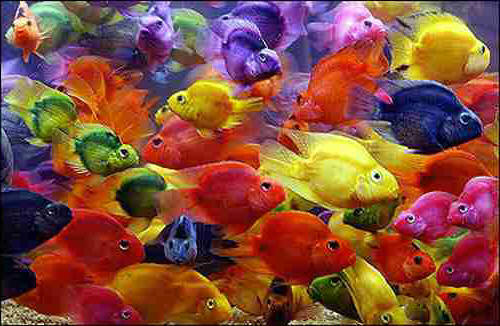
#> input picture fish.jpg, 500 x 326 px
$ python getHueHists.py
#> lines starting #> are read from the running program, lines starting #| are printed output that depends on the picture
#> further down, img is the input picture: shape (326, 500, 3); mean R, G, B 132.5, 77.5, 60.6
import matplotlib.pyplot as plt
import numpy as np
from skimage.color import rgb2hsv
#import quantizeHSV
from imageio import imread, imwrite
from scipy.cluster.vq import kmeans,vq
import copy
#[histEqual, histClustered, HSV] = getHueHists(im, k)
def getHueHist(im,k):
#> called with k = 10
    row,col,d=im.shape
#> row = 326; col = 500; d = 3
    #get the hsvImg
    hsvImg=np.double(rgb2hsv(im))
#> hsvImg: shape (326, 500, 3) float64; mean of channels 0, 1, 2 0.366, 0.703, 0.561
    hsvImg=hsvImg.reshape(row*col,3)
    #draw the hist of hsvImg
    flat_hsv=hsvImg[:,0]
    hue_range=(0.0,1.0)
    bins=np.zeros(k+1)
    for i in range(1,k+1):
        bins[i]=(1/k)*i
    [histimg_value,hist_bin] = np.histogram(flat_hsv,bins=bins,range=hue_range)
#> histimg_value = [62204, 30984, 4553, 1744, 928, 1141, 17363, 15280, 7774, 21029]; hist_bin = [0, 0.1, 0.2, 0.3, 0.4, 0.5, 0.6, 0.7, 0.8, 0.9, 1]
    #get the hist of quantizeHSV img
    quanti_hist=np.zeros(k) #build an array contain the number of pix in the same cluster
    meanHues,labels=kmeans(flat_hsv,k)
#> meanHues = [0.175, 0.768, 0.97, 0.348, 0.698, 0.632, 0.111, 0.0575, 0.874, 0.017]; labels = 0.0167
    distance=np.zeros(row*col)#compute the distance, find the closet meanHues
    for i in range(row*col):
        distance=(np.abs(meanHues-flat_hsv[i]))
        minIndex=np.argmin(distance)
        quanti_hist[minIndex]=quanti_hist[minIndex]+1
#> this loop made 163000 passes
#> minIndex on passes 1 to 3: 4, 4, 4
#> after the loop, quanti_hist = [19255, 10560, 18713, 3804, 15290, 9463, 21041, 26321, 8572, 29981]
    return [[histimg_value,hist_bin],quanti_hist]


if __name__ == "__main__":
    img=imread('fish.jpg')
    k=10
    [histimg,histQuanti]=getHueHist(img,k)
#> histimg = [[62204, 30984, 4553, 1744, 928, 1141, 17363, 15280, 7774, 21029], [0, 0.1, 0.2, 0.3, 0.4, 0.5, 0.6, 0.7, 0.8, 0.9, 1]]; histQuanti has the same summary as quanti_hist in getHueHist
    #computer the hue hist
    gap=(1/k)
    center=histimg[1][1:]-gap/2 #the center point
#> center = [0.05, 0.15, 0.25, 0.35, 0.45, 0.55, 0.65, 0.75, 0.85, 0.95]
    plt.subplot(121)
    plt.bar(center,histimg[0],width=gap)
    #compute the second img
    centerQuanti=np.arange(k)+1
    plt.subplot(122)
    plt.bar(centerQuanti,histQuanti,width=1.0)
    plt.show()
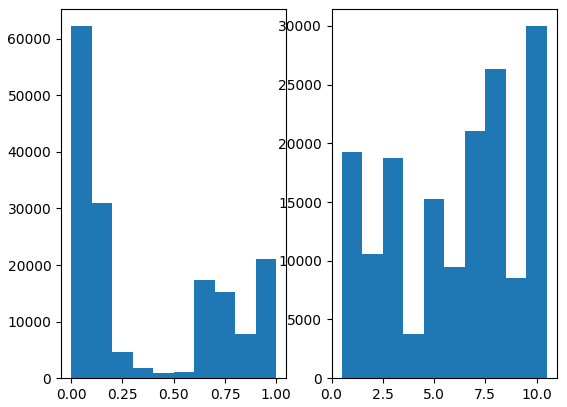
#> figure drawn by matplotlib, 2 panels; panel 1: tallest bar 62204 high, from x = -6.94e-18 to 0.1; panel 2: tallest bar 29981 high, from x = 9.5 to 10.5
